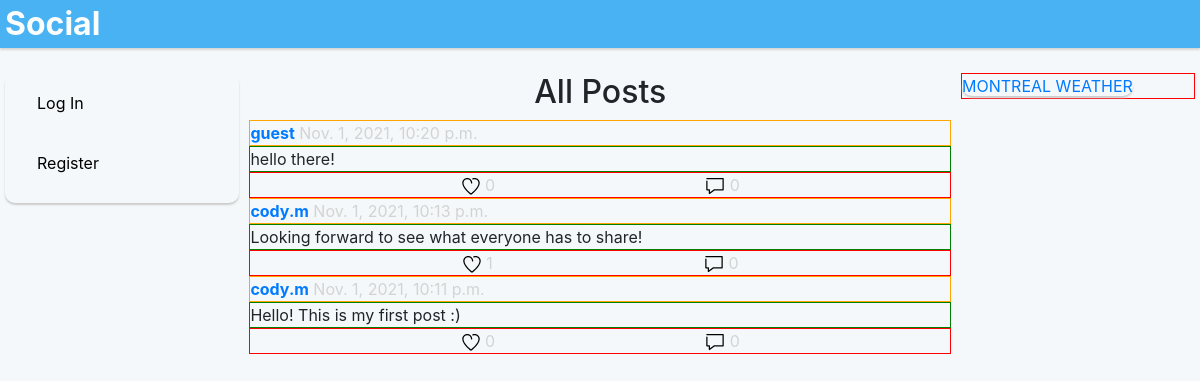
The app's page /social/ with its own data.
### social/models.py (models this page shows, shortened)
class Post(models.Model):
    creator = models.ForeignKey(User, on_delete=models.CASCADE, related_name='posts')
    post = models.CharField(max_length=280)
    timestamp = models.DateTimeField(auto_now_add=True)
    likes = models.IntegerField(default=0)

### landing_page/models.py (models this page shows, shortened)
class User(AbstractUser):
    number_of_followers = models.IntegerField(default=0)
    number_of_followings = models.IntegerField(default=0)

### social/views.py (the view)
# urls.py: path("", views.index, name="index"),
def index(request):
    allPosts = Post.objects.order_by('-timestamp').all()
    paginator = Paginator(allPosts, 10) # Show 10 posts per page
    page_number = request.GET.get('page')
    page_obj = paginator.get_page(page_number)
    return render(request, "social/index.html", {
        "allPosts": page_obj,
        "displayPagination": areMoreThanTenItems(allPosts)
    })

### social/views.py (called while the page is built)
def areMoreThanTenItems(given_list):
    return len(given_list) > 10

### social/templates/social/index.html (shortened to what this page needs)
{% extends "social/layout.html" %}
{% load static %}
{% block body %}
    <section id="all-posts-view">
        <h2>All Posts</h2>
        {% for post in allPosts %}
            <div class="div-border">
                <div class="post-header">
                    <a href="{% url 'social:profile-page' post.creator.username %}">
                        <strong>{{ post.creator.username }}</strong>
                    </a>
                    <span class="ligthgray-text">{{ post.timestamp }}</span>
                </div>
                <div id="postID-{{post.id}}" class="post-container">{{ post.post }}</div>
                <div class="post-buttons">
                    {% if user.is_authenticated %}
                        <div class="buttons-and-data">
                            <button data-postid="{{post.id}}" class="like-btn">
                                <img src="{% static 'social/icons/like_icon.svg' %}" alt="Like icon" width="20">
                            </button>
                            <span id="likesID-{{post.id}}" class="ligthgray-text">{{ post.likes }}</span>
                        </div>
                        <div class="buttons-and-data">
                            <button>
                                <img src="{% static 'social/icons/comment_icon.svg' %}" alt="Comment icon" width="20">
                            </button>
                            <span id="commentsID-" class="ligthgray-text">0</span>
                        </div>
                        <div class="buttons-and-data">
                            <button>
                                <img src="{% static 'social/icons/share_icon.svg' %}" alt="Share icon" width="20">
                            </button>
                            <span id="sharessID-" class="ligthgray-text">0</span>
                        </div>
                        <div class="buttons-and-data">
                            {% if user.username == post.creator.username %}
                            <button data-postid="{{post.id}}" class="edit-btn">Edit</button>
                            {% endif %}
                        </div>
                    {% else %}
                        <div class="buttons-and-data">
                            <img src="{% static 'social/icons/like_icon.svg' %}" alt="Like icon" width="20">
                            <span id="likesID-{{post.id}}" class="ligthgray-text">{{ post.likes }}</span>
                        </div>
                        <div class="buttons-and-data">
                            <img src="{% static 'social/icons/comment_icon.svg' %}" alt="Comment icon" width="20">
                            <span id="commentsID-" class="ligthgray-text">0</span>
                        </div>
                    {% endif %}
                 </div>
            </div>
        {% endfor %}
    </section>
{% endblock %}

### social/static/social/styles.css (style rules this page uses)
:root { --box-shadow-default: 0 2px 2px #ccc; --light-blue: #1DA1F2; --lightest-blue: #6EC2F7; --normal-blue: #0D8BD9; --light-gray: #DFE7EC; --extra-light-gray: #F5F8FA; }
* { padding: 0; margin: 0; }
body { background: var(--extra-light-gray); }
.ligthgray-text { color: lightgray; }
#all-posts-view > h2 { text-align: center; }
.post-header { border: 1px solid orange; }
.post-container { border: 1px solid green; }
.post-buttons { border: 1px solid red; display: flex; justify-content: space-evenly; }

### records on screen
Post: creator.username "guest", timestamp "Nov. 1, 2021, 10:20 p.m.", post "hello there!", likes "0"
Post: creator.username "cody.m", timestamp "Nov. 1, 2021, 10:13 p.m.", post "Looking forward to see what everyone has to share!", likes "1"
Post: creator.username "cody.m", timestamp "Nov. 1, 2021, 10:11 p.m.", post "Hello! This is my first post :)", likes "0"
